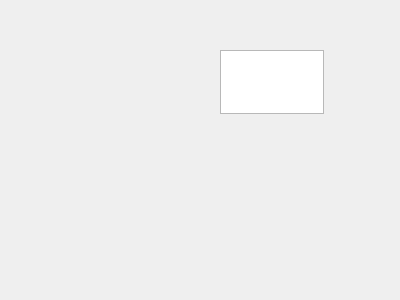
<?xml version="1.0" encoding="UTF-8"?>
<ui version="4.0">
 <class>Widget</class>
 <widget class="QWidget" name="Widget">
  <property name="geometry">
   <rect>
    <x>0</x>
    <y>0</y>
    <width>400</width>
    <height>300</height>
   </rect>
  </property>
  <property name="windowTitle">
   <string>Widget</string>
  </property>
  <widget class="QTextEdit" name="textEdit">
   <property name="geometry">
    <rect>
     <x>220</x>
     <y>50</y>
     <width>104</width>
     <height>64</height>
    </rect>
   </property>
  </widget>
 </widget>
 <layoutdefault spacing="6" margin="11"/>
 <resources/>
 <connections/>
</ui>
